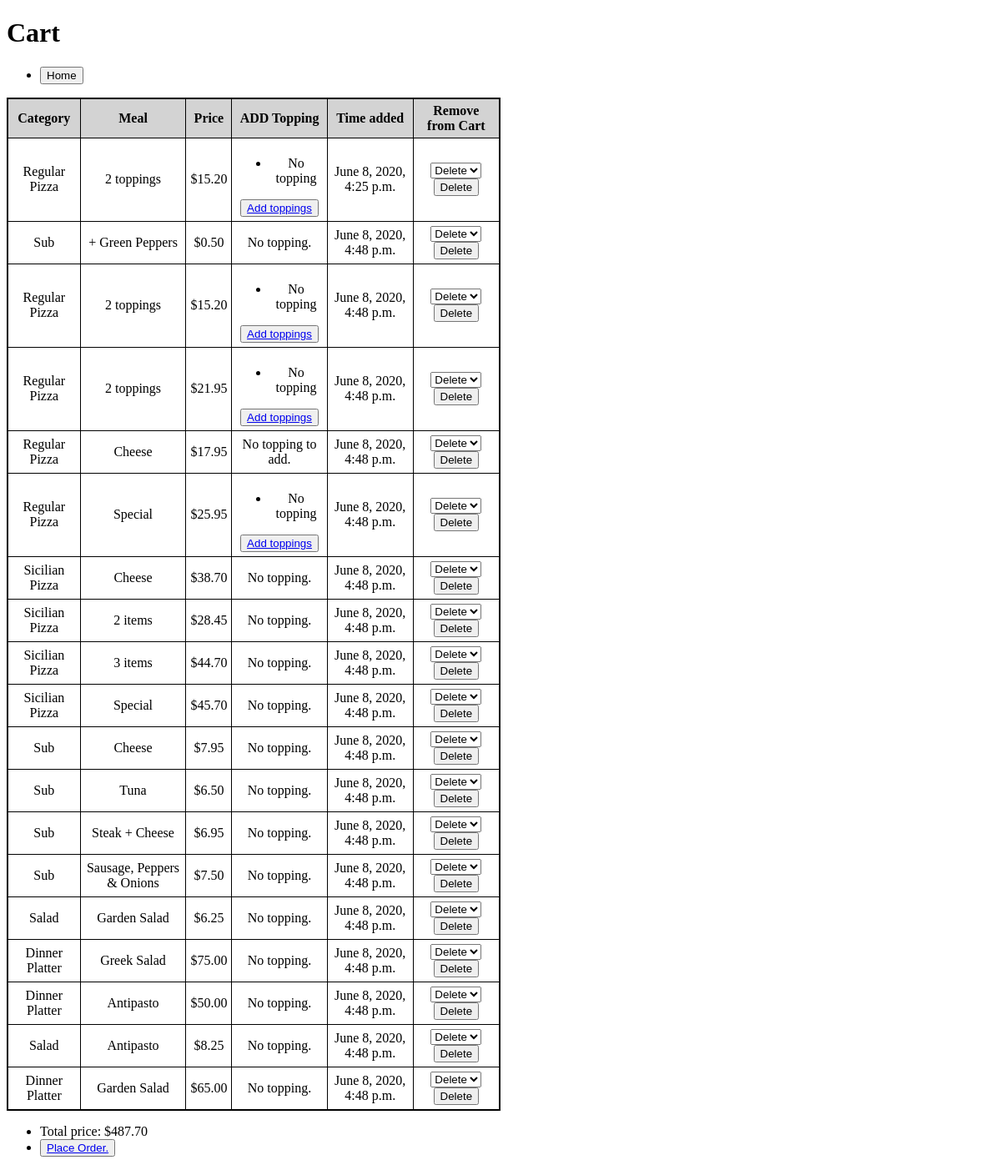
The app's page /cart (signed in) with its own data.
### orders/models.py (models this page shows, shortened)
class CartItem(models.Model):
    created_at = models.DateTimeField(default=datetime.now)
    category = models.CharField(max_length=64, default= "pizza")
    dressing = models.CharField(max_length=64)
    price = models.DecimalField(max_digits=5, decimal_places=2)
    toppings = models.ManyToManyField(Topping, blank=True, related_name="carts")
    created_by = models.CharField(max_length=64, default= "user_t")

### orders/views.py (the view)
# urls.py: path("cart", views.cart, name="cart"),
def cart(request):
     firstname = request.user.first_name
     a =  CartItem.objects.filter(created_by = firstname)
     if a.count() == 0:
        return render(request, "orders/error.html", {"message": "Your Cart is empty."})
     x = 0
     for i in a:
         x += i.price
     context = {
        "CartItems": a,
        "Toppings": Topping.objects.all(),
        "Total": x
     }
     return render(request, "orders/cart.html", context)

### orders/templates/orders/cart.html (shortened to what this page needs)
{% extends "orders/base.html" %}
{% block body %}
<h1>Cart</h1>
<ul><li><a href="{% url 'index' %}"><button>Home</button></a></li></ul>
<table>
       	<tr>
       		<th>Category</th>
            <th>Meal</th>
            <th>Price</th>
            <th>ADD Topping</th>
            <th>Time added</th>
            <th>Remove from Cart</th>
       	</tr>
{% for item in CartItems %}
     <tr>
     	<td>{{ item.category }}</td>
     	<td>{{ item.dressing }} </td>
     	<td>${{ item.price }}</td>
     	{% if item.category == "Regular Pizza" %}
     	   {% if item.dressing == "Cheese" %}
     	<td> No topping to add.</td>
          {% elif item.dressing == "2 toppings" %}
        <td><ul>{% for topping in item.toppings.all %}
        	<li>{{ topping }}</li>
        	{% empty %}
        	<li>No topping</li>
     		{% endfor %}</ul>
<button><a href="{% url 'add_topping' %}">Add toppings</a></button></td>
          {% else %}
        <td><ul>{% for topping in item.toppings.all %}
        	<li>{{ topping }}</li>
        	{% empty %}
        	<li>No topping</li>
     		{% endfor %}</ul>
<button><a href="{% url 'add_topping' %}">Add toppings</a></button></td>
           {% endif %}
     	{% else %}
     	<td>No topping.</td>
     	{% endif %}
     	<td>{{ item.created_at }}</td>
     <td><form action="{% url 'delete'  %}" method="post">
                <select name="delete">
                <option value="{{ item.id }}">
                 Delete </option> </select>
                <input type="submit" value="Delete" /> </td>
     </tr>
     {% endfor %}
      </table>
     	<ul>
            <li> Total price: ${{ Total }} </li>
     		<li><button><a href="{% url 'checkout' %}">Place Order.</a></button></li></ul>
{% endblock %}

### orders/static/orders/styles.css (style rules this page uses)
table { border: 2px solid black; border-collapse: collapse; width: 50%; }
th, td { border: 1px solid black; padding: 5px; text-align: center; }
th { background-color: lightgray; }

### records on screen
CartItem: category "Regular Pizza", dressing "2 toppings", price "15.20", shows "No topping", created_at "June 8, 2020, 4:25 p.m."
CartItem: category "Sub", dressing "+ Green Peppers", price "0.50", shows "No topping.", created_at "June 8, 2020, 4:48 p.m."
CartItem: category "Regular Pizza", dressing "2 toppings", price "15.20", shows "No topping", created_at "June 8, 2020, 4:48 p.m."
CartItem: category "Regular Pizza", dressing "2 toppings", price "21.95", shows "No topping", created_at "June 8, 2020, 4:48 p.m."
CartItem: category "Regular Pizza", dressing "Cheese", price "17.95", shows "No topping to add.", created_at "June 8, 2020, 4:48 p.m."
CartItem: category "Regular Pizza", dressing "Special", price "25.95", shows "No topping", created_at "June 8, 2020, 4:48 p.m."
CartItem: category "Sicilian Pizza", dressing "Cheese", price "38.70", shows "No topping.", created_at "June 8, 2020, 4:48 p.m."
CartItem: category "Sicilian Pizza", dressing "2 items", price "28.45", shows "No topping.", created_at "June 8, 2020, 4:48 p.m."
CartItem: category "Sicilian Pizza", dressing "3 items", price "44.70", shows "No topping.", created_at "June 8, 2020, 4:48 p.m."
CartItem: category "Sicilian Pizza", dressing "Special", price "45.70", shows "No topping.", created_at "June 8, 2020, 4:48 p.m."
CartItem: category "Sub", dressing "Cheese", price "7.95", shows "No topping.", created_at "June 8, 2020, 4:48 p.m."
CartItem: category "Sub", dressing "Tuna", price "6.50", shows "No topping.", created_at "June 8, 2020, 4:48 p.m."
CartItem: category "Sub", dressing "Steak + Cheese", price "6.95", shows "No topping.", created_at "June 8, 2020, 4:48 p.m."
CartItem: category "Sub", dressing "Sausage, Peppers & Onions", price "7.50", shows "No topping.", created_at "June 8, 2020, 4:48 p.m."
CartItem: category "Salad", dressing "Garden Salad", price "6.25", shows "No topping.", created_at "June 8, 2020, 4:48 p.m."
CartItem: category "Dinner Platter", dressing "Greek Salad", price "75.00", shows "No topping.", created_at "June 8, 2020, 4:48 p.m."
CartItem: category "Dinner Platter", dressing "Antipasto", price "50.00", shows "No topping.", created_at "June 8, 2020, 4:48 p.m."
CartItem: category "Salad", dressing "Antipasto", price "8.25", shows "No topping.", created_at "June 8, 2020, 4:48 p.m."
CartItem: category "Dinner Platter", dressing "Garden Salad", price "65.00", shows "No topping.", created_at "June 8, 2020, 4:48 p.m."

### other values on screen
{{ Total }} "487.70"
